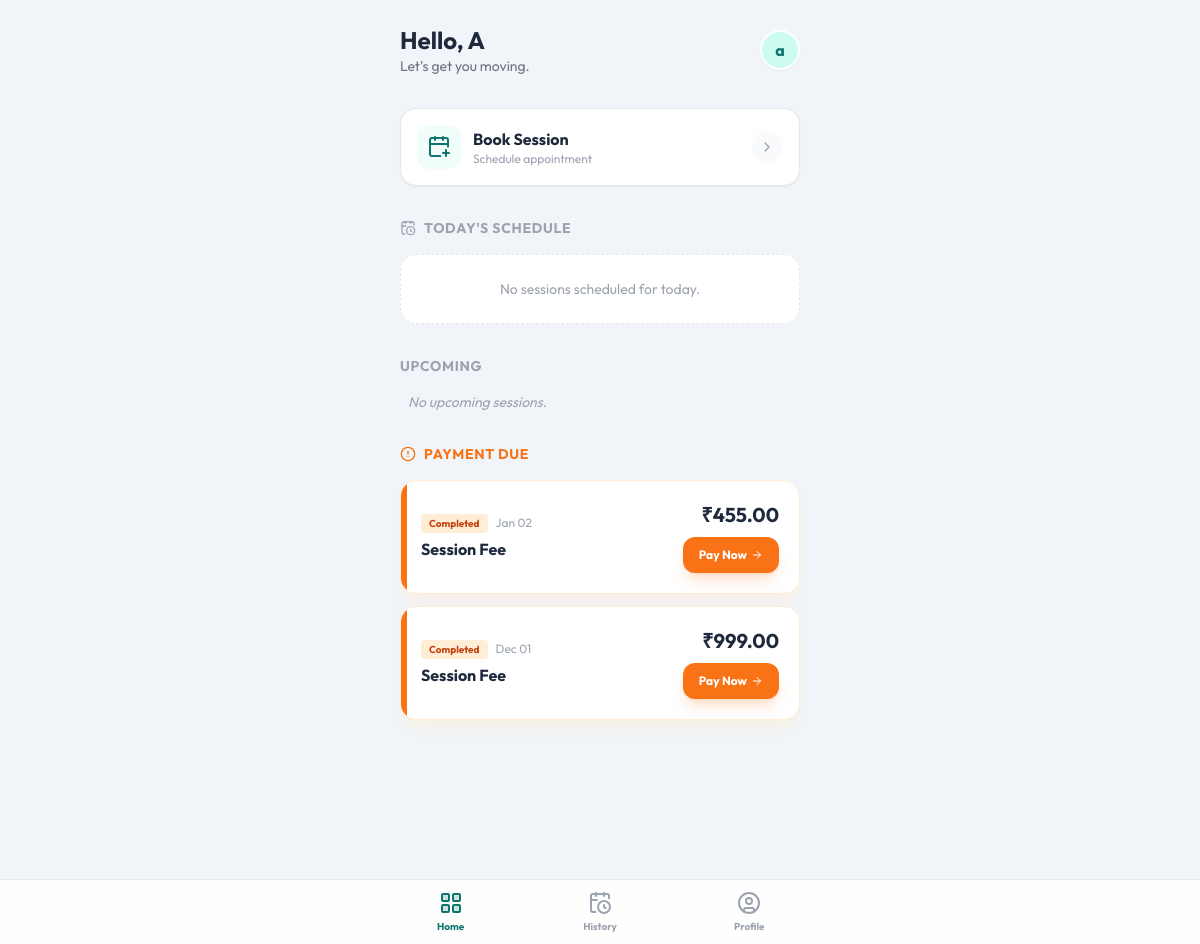
Before: /appointments/ (signed in) with the older database file.
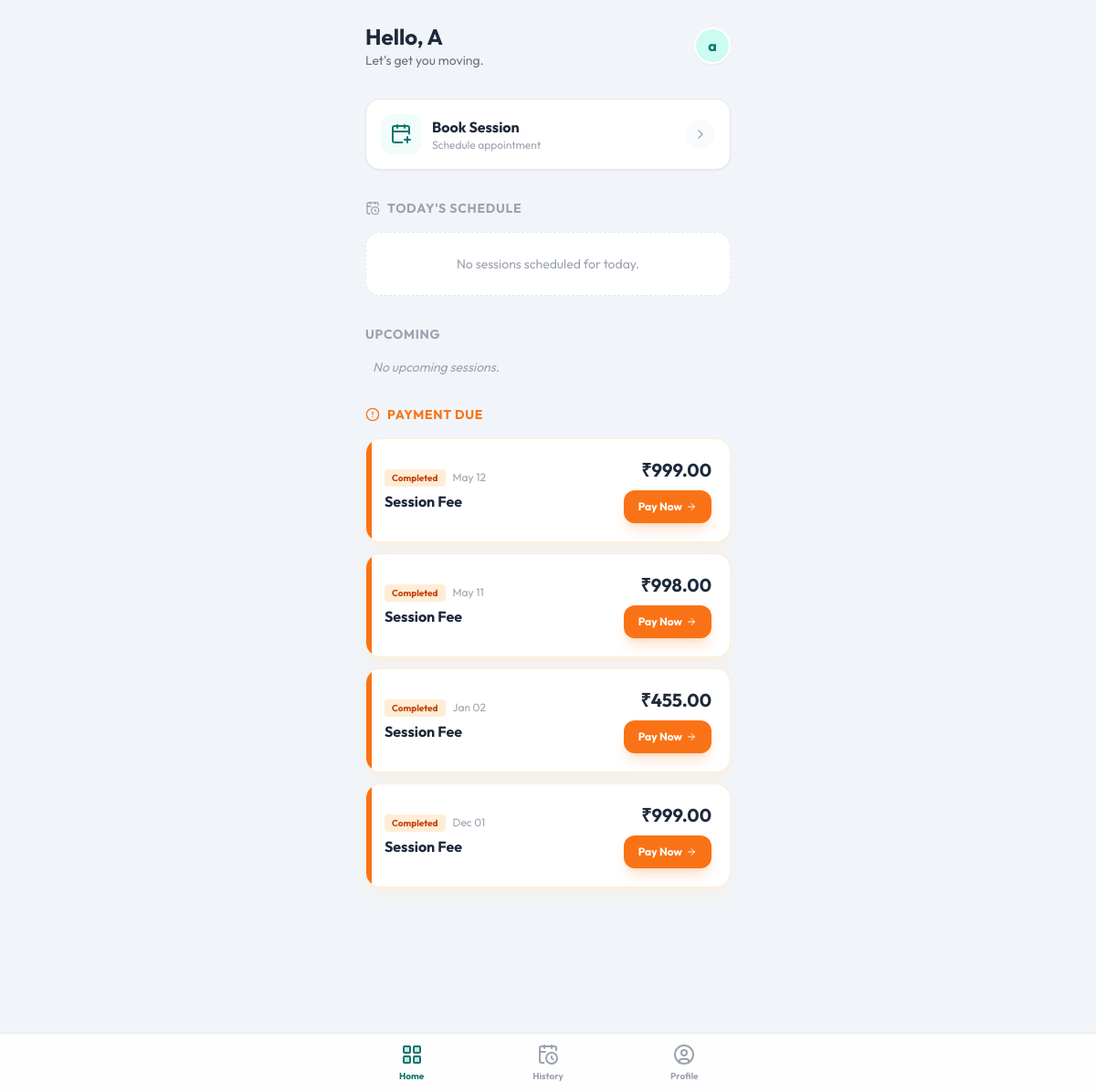
After: the same page with the newer database file.
### appointments/models.py (models this page shows, shortened)
class Appointment(models.Model):
    STATUS_CHOICES = [
        ('PENDING', 'Pending'),
        ('CONFIRMED', 'Confirmed'),
        ('COMPLETED', 'Completed'),
        ('CANCELLED', 'Cancelled'),
    ]
    PAYMENT_STATUS_CHOICES = [
        ('PENDING', 'Pending'),
        ('PAID', 'Paid'),
        ('FAILED', 'Failed'),
    ]
    BOOKING_SOURCE_CHOICES = [
        ('PATIENT', 'Patient'),
        ('DOCTOR', 'Doctor'),
    ]
    patient = models.ForeignKey(Patient, on_delete=models.CASCADE, related_name='appointments')
    slot = models.ForeignKey(DailySlot, on_delete=models.CASCADE, related_name='appointments')
    status = models.CharField(max_length=20, choices=STATUS_CHOICES, default='CONFIRMED') # Default confirmed for patient booking
    payment_status = models.CharField(max_length=20, choices=PAYMENT_STATUS_CHOICES, default='PENDING')
    booking_source = models.CharField(max_length=10, choices=BOOKING_SOURCE_CHOICES, default='PATIENT')
    symptoms = models.TextField(blank=True, null=True)
    fee = models.DecimalField(max_digits=10, decimal_places=2, null=True, blank=True)
    is_free = models.BooleanField(default=False)
    razorpay_order_id = models.CharField(max_length=100, null=True, blank=True)
    razorpay_payment_id = models.CharField(max_length=100, null=True, blank=True)
    razorpay_signature = models.CharField(max_length=200, null=True, blank=True)
    created_at = models.DateTimeField(auto_now_add=True)
    updated_at = models.DateTimeField(auto_now=True)

class DailySlot(models.Model):
    date = models.DateField()
    time = models.TimeField()
    capacity = models.PositiveIntegerField(default=1)
    booked_count = models.PositiveIntegerField(default=0)
    is_active = models.BooleanField(default=True)
    class Meta:
        unique_together = ('date', 'time')
        ordering = ['date', 'time']

### appointments/views.py (the view)
# urls.py: path('', views.home, name='home'),
@login_required
def home(request):
    if not hasattr(request.user, 'patient'):
        if request.user.is_staff:
            return redirect('adminpanel:home')
        return redirect('accounts:auth')
    patient = request.user.patient
    today = timezone.now().date()
    today_appointments = Appointment.objects.filter(
        patient=patient,
        slot__date=today,
        status__in=['CONFIRMED', 'COMPLETED', 'PENDING']
    ).order_by('slot__time')
    upcoming_appointments = Appointment.objects.filter(
        patient=patient,
        slot__date__gt=today,
        status__in=['CONFIRMED', 'PENDING']
    ).order_by('slot__date', 'slot__time')
    pending_payments = Appointment.objects.filter(
        patient=patient,
        payment_status='PENDING',
        fee__isnull=False,
        is_free=False,
        status='COMPLETED'
    ).order_by('-slot__date')
    context = {
        'today_appointments': today_appointments,
        'upcoming_appointments': upcoming_appointments,
        'pending_payments': pending_payments,
        'active_tab': 'home'
    }
    return render(request, 'appointments/home.html', context)

### templates/appointments/home.html (shortened to what the changed rows need)
{% extends 'appointments/base_mobile.html' %}
{% block content %}
<div class="p-6 max-w-md mx-auto pb-24">
    <div class="flex justify-between items-center mb-8">
        <div>
            <h1 class="text-2xl font-bold text-secondary">Hello, {{ user.patient.full_name|first|title }}</h1>
        </div>
    </div>
    <div class="mb-8">
        <h2 class="text-sm font-bold text-gray-400 uppercase tracking-wider mb-4 flex items-center gap-2">
            <i data-lucide="calendar-clock" class="w-4 h-4"></i> Today's Schedule
        </h2>
    </div>
    <div class="mb-8">
        <h2 class="text-sm font-bold text-gray-400 uppercase tracking-wider mb-4">Upcoming</h2>
    </div>
    {% if pending_payments %}
    <div class="mb-8 animate-fade-in">
        <h2 class="text-sm font-bold text-orange-500 uppercase tracking-wider mb-4 flex items-center gap-2">
            <i data-lucide="alert-circle" class="w-4 h-4"></i> Payment Due
        </h2>
        <div class="space-y-3">
            {% for appt in pending_payments %}
            <div class="bg-white p-5 rounded-2xl border border-orange-100 shadow-lg shadow-orange-100/50 relative overflow-hidden">
                <div class="absolute left-0 top-0 bottom-0 w-1.5 bg-orange-500"></div>
                <div class="flex justify-between items-center">
                    <div>
                        <div class="flex items-center gap-2 mb-1">
                            <span class="bg-orange-100 text-orange-700 text-[10px] font-bold px-2 py-0.5 rounded">Completed</span>
                            <span class="text-xs text-gray-400">{{ appt.slot.date|date:"M d" }}</span>
                        </div>
                        <h4 class="font-bold text-secondary">Session Fee</h4>
                    </div>
                    <div class="text-right">
                        <span class="block text-xl font-bold text-secondary mb-2">₹{{ appt.fee }}</span>
                        <a href="{% url 'payments:initiate' appt.id %}" class="inline-flex items-center gap-1 bg-orange-500 text-white text-xs font-bold px-4 py-2.5 rounded-xl shadow-lg shadow-orange-500/20 active:scale-95 transition-transform hover:bg-orange-600">
                            Pay Now <i data-lucide="arrow-right" class="w-3 h-3"></i>
                        </a>
                    </div>
                </div>
            </div>
            {% endfor %}
        </div>
    </div>
    {% endif %}
</div>
{% endblock %}

Changed rows visible on the page:
added Appointment: slot "May 12", fee "999.00"
added Appointment: slot "May 11", fee "998.00"
